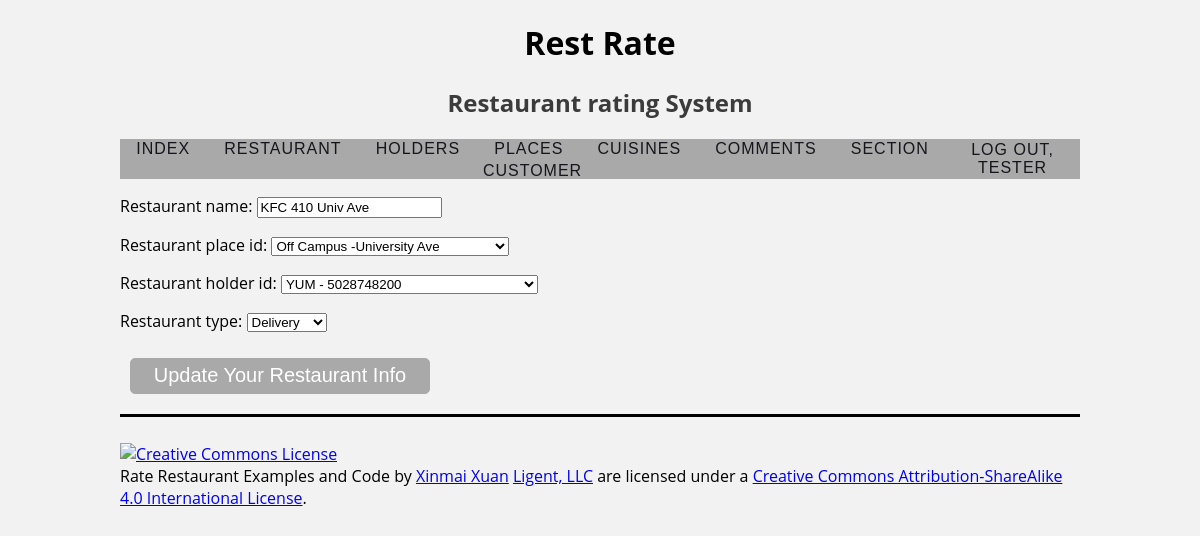
The page /restaurant/update/1 (signed in) on the database its author committed.
### rateinfo/models.py (models this page shows, shortened)
class Restaurant(models.Model):
    restaurant_id = models.AutoField(primary_key=True)
    restaurant_name = models.CharField(max_length=127)
    restaurant_place_id = models.ForeignKey(Place, related_name='restaurants', on_delete=models.PROTECT)
    restaurant_holder_id = models.ForeignKey(Holder, related_name='restaurants', on_delete=models.PROTECT)
    restaurant_type = models.ForeignKey(Type, related_name='restaurants', on_delete=models.PROTECT)
    def get_update_url(self):
        return reverse('rateinfo_restaurant_update_urlpattern',
                       kwargs={'pk': self.pk}
                       )
    class Meta:
        ordering = ['restaurant_name', 'restaurant_holder_id']

### rateinfo/views.py (the view)
class RestaurantUpdate(LoginRequiredMixin, PermissionRequiredMixin, UpdateView):
    form_class = RestaurantForm
    model = Restaurant
    template_name = 'rateinfo/restaurant_form_update.html'
    permission_required = 'rateinfo.change_restaurant'

### rateinfo/forms.py (shortened to what this page needs)
class RestaurantForm(forms.ModelForm):
    class Meta:
        model = Restaurant
        fields = '__all__'

### rateinfo/models.py (called while the page is built)
    def __str__(self):
        return f'{self.holder_name} - {self.holder_phone}'

    def __str__(self):
        return f'{self.place_place} -{self.place_street}'

    def __str__(self):
        return f'{self.type_name}'

### rateinfo/templates/rateinfo/restaurant_form_update.html (shortened to what this page needs)
{% extends 'rateinfo/base.html' %}
{% load static %}
{% block head %}
    <link rel="stylesheet" type="text/css"
          href="{% static 'rateinfo/update.css' %}">
    {% endblock %}
{% load static %}
{% block content %}
    <form
        action="{{ restaurant.get_update_url }}"
        method="post">
        {{ form.as_p }}
        <button type="submit" class="CreateButton">Update Your Restaurant Info</button>
    </form>
{% endblock %}

### rateinfo/templates/rateinfo/base.html (shortened to what this page needs)
{% load static %}
<!DOCTYPE html>
<html lang="en">
<head>
    <link rel="stylesheet" type="text/css"
          href="{% static 'rateinfo/style.css' %}">
    {% block head %}{% endblock %}
</head>
<body>
<div>
    <header>
        <h1>Rest Rate</h1>
        <h2>Restaurant rating System</h2>
    </header>
<div class="menu_row">
    <nav>
                <a href="{% url 'index_urlpattern' %}">
                    Index</a>
                <a href="{% url 'rateinfo_restaurant_list_urlpattern' %}">
                    Restaurant</a>
                <a href="{% url 'rateinfo_holder_list_urlpattern' %}">
                    Holders</a>
                <a href="{% url 'rateinfo_place_list_urlpattern' %}">
                    Places</a>
                <a href="{% url 'rateinfo_type_list_urlpattern' %}">
                    Cuisines</a>
                <a href="{% url 'rateinfo_comment_list_urlpattern' %}">
                    Comments</a>
                <a href="{% url 'rateinfo_section_list_urlpattern' %}">
                    Section</a>
            {% if perms.rateinfo.view_customer %}
                <a href="{% url 'rateinfo_customer_list_urlpattern' %}">
                    Customer</a>
            {% endif %}
    </nav>
    <div class="status_row">
        <div class="offset-by-eight four columns">
                {% if user.is_authenticated %}
                        <a href="{% url 'logout_urlpattern' %}">
                        Log Out, {{ user.get_username }}</a>
                {% endif %}
        </div>
    </div>
</div>
    <main>
        {% block content %}{% endblock %}
    </main>
</div>
<footer>
    <p>
        <a rel="license" href="http://creativecommons.org/licenses/by-sa/4.0/">
            <img alt="Creative Commons License" style="border-width:0"
                 src="https://i.creativecommons.org/l/by-sa/4.0/88x31.png"/>
        </a><br/><span xmlns:dct="http://purl.org/dc/terms/" property="dct:title">Rate Restaurant Examples and Code</span>
        by
        <a xmlns:cc="https://www.linkedin.com/in/xinmai-xuan-12a091183/" href="https://www.linkedin.com/in/xinmai-xuan-12a091183/" property="cc:attributionName"
           rel="cc:attributionURL">Xinmai Xuan</a>
        <a xmlns:cc="http://creativecommons.org/ns#" href="https://www.ligent.net" property="cc:attributionName"
           rel="cc:attributionURL">Ligent, LLC</a> are licensed under a
        <a rel="license" href="http://creativecommons.org/licenses/by-sa/4.0/">Creative Commons Attribution-ShareAlike
            4.0 International License</a>.
    </p>
</footer>
</body>
</html>

### static/rateinfo/style.css (style rules this page uses)
body { width: auto; margin-left: 10%; margin-right: 10%; background: #f2f2f2; font-family: 'Open Sans', sans-serif; }
body>div>header { text-align: center; }
body>div>header>h2 { color: rgba(31,31,31,0.87) }
nav { width: 100%; position: center; top:50px; text-align:center; }
nav>a { font-family: 'Oswald', sans-serif; font-weight:500; text-transform:uppercase; text-decoration:none; color:#16151b; margin:0 15px; font-size:16px; letter-spacing:1px; position:relative; display:inline-block; }
nav>a:before { content:''; position: absolute; width: 100%; height: 3px; background:#16151b; top:47%; animation:out 0.2s cubic-bezier(1, 0, 0.58, 0.97) 1 both; }
.menu_row { background-color: darkgrey; height: 40px; display: flex; align-items: center; justify-content: center; }
.status_row { float: right; position: relative; font-family: 'Oswald', sans-serif; font-weight: 500; text-transform: uppercase; text-decoration: none; color: #16151b; letter-spacing: 1px; display: inline-block; }
.offset-by-eight>a { color: #16151b; text-decoration: none; text-align: center; float: right; }
footer { border-top: solid; padding-top: 10px; margin-top: 10px; }

### static/rateinfo/update.css (style rules this page uses)
.CreateButton { width: 300px; height: 36px; border: 1px solid #A9A9A9; background: #A9A9A9; text-align: center; color: #fff; border-radius: 5px; cursor: pointer; font-size: 20px; margin: 10px; }

### rows shown on the page
Restaurant: restaurant_name "KFC 410 Univ Ave", restaurant_place_id "Off Campus -University Ave", restaurant_holder_id "YUM - 5028748200", restaurant_type "Delivery"

### other values the page prints
{{ user.get_username }} "TESTER"
